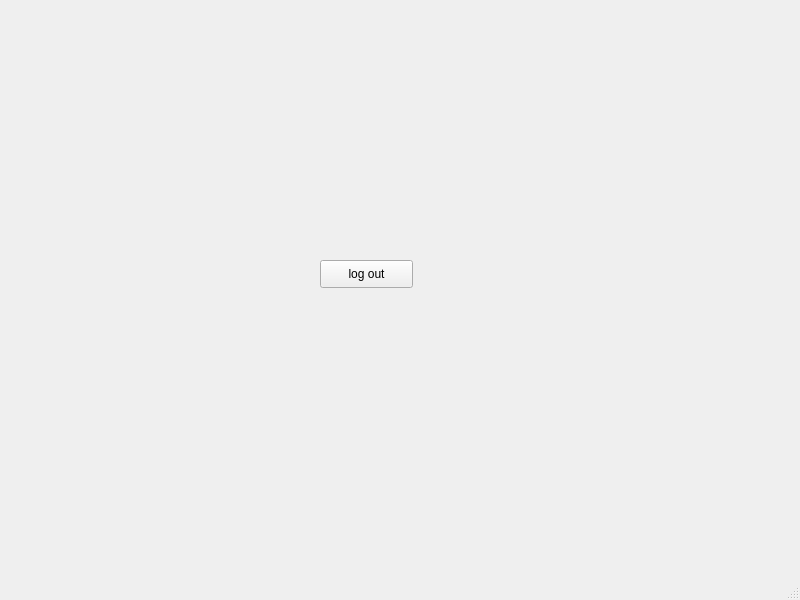
<?xml version="1.0" encoding="UTF-8"?>
<ui version="4.0">
 <class>AdminMain</class>
 <widget class="QMainWindow" name="AdminMain">
  <property name="geometry">
   <rect>
    <x>0</x>
    <y>0</y>
    <width>800</width>
    <height>600</height>
   </rect>
  </property>
  <property name="windowTitle">
   <string>MainWindow</string>
  </property>
  <widget class="QWidget" name="centralwidget">
   <widget class="QPushButton" name="pushButton">
    <property name="geometry">
     <rect>
      <x>320</x>
      <y>260</y>
      <width>93</width>
      <height>28</height>
     </rect>
    </property>
    <property name="text">
     <string>log out</string>
    </property>
   </widget>
  </widget>
  <widget class="QMenuBar" name="menubar">
   <property name="geometry">
    <rect>
     <x>0</x>
     <y>0</y>
     <width>800</width>
     <height>26</height>
    </rect>
   </property>
  </widget>
  <widget class="QStatusBar" name="statusbar"/>
 </widget>
 <resources/>
 <connections>
  <connection>
   <sender>pushButton</sender>
   <signal>clicked()</signal>
   <receiver>AdminMain</receiver>
   <slot>close()</slot>
   <hints>
    <hint type="sourcelabel">
     <x>369</x>
     <y>299</y>
    </hint>
    <hint type="destinationlabel">
     <x>372</x>
     <y>238</y>
    </hint>
   </hints>
  </connection>
 </connections>
</ui>
